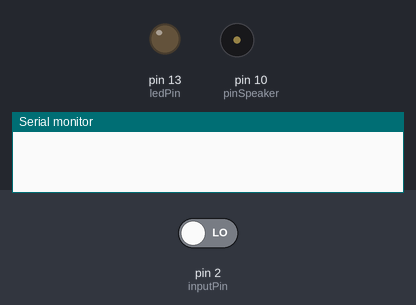
Simulated run of this sketch. Board: Arduino Uno, built with avr-gcc and run on an emulated ATmega328P. Shown: output pins drawn as LEDs (lit = HIGH), buzzer (waves = sounding), the last lines printed to the serial monitor. Inputs (shaded band) come from the test bench; at power-on: pin 2 (inputPin) LOW.

Above: at 1.4 s.
1.5 s: pin 2 (inputPin) driven HIGH
At 1.69 s:
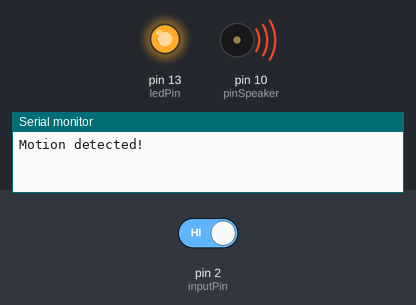
4.5 s: pin 2 (inputPin) driven LOW
At 4.59 s:
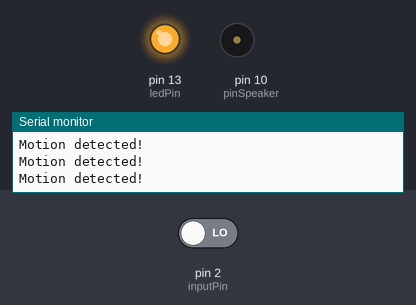
Timing chart, 0 to 7.5 s (numbered marks = the images above; inputs shaded):
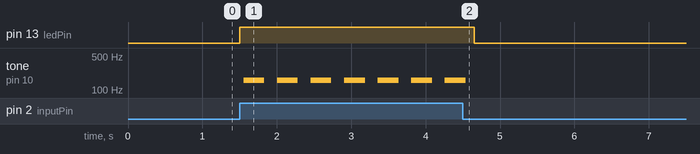

Measured:
- after the input at 1.5 s, pin 13 (ledPin): LOW → HIGH at once; tone on pin 10 (pinSpeaker): alternates 160 Hz for 0.28 s and silent for 0.17 s, starting after 0.05 s
- after the input at 4.5 s, pin 13 (ledPin): HIGH → LOW after 0.16 s; tone on pin 10 (pinSpeaker): goes on until 4.5 s, then stays silent

The sketch:

pir_alarm.ino
```cpp
// Uses a PIR sensor to detect movement, buzzes a buzzer
// more info here: http://blog.makezine.com/projects/pir-sensor-arduino-alarm/
// email me, John Park, at jp@jpixl.net
// based upon:
// PIR sensor tester by Limor Fried of Adafruit
// tone code by michael@thegrebs.com


int ledPin = 13;                // choose the pin for the LED
int inputPin = 2;               // choose the input pin (for PIR sensor)
int pirState = LOW;             // we start, assuming no motion detected
int val = 0;                    // variable for reading the pin status
int pinSpeaker = 10;           //Set up a speaker on a PWM pin (digital 9, 10, or 11)

void setup() {
  pinMode(ledPin, OUTPUT);      // declare LED as output
  pinMode(inputPin, INPUT);     // declare sensor as input
  pinMode(pinSpeaker, OUTPUT);
  Serial.begin(9600);
}

void loop(){
  val = digitalRead(inputPin);  // read input value
  if (val == HIGH) {            // check if the input is HIGH
    Serial.println("Motion detected!");
    //delay(5000);
    //Serial.print("PIR: ");
    //Serial.println(pirState);
    digitalWrite(ledPin, HIGH);  // turn LED ON
    playTone(300, 160);
    delay(150);


    if (pirState == LOW) {
      // we have just turned on
      // We only want to print on the output change, not state
      pirState = HIGH;
    }
  } else {
      digitalWrite(ledPin, LOW); // turn LED OFF
      playTone(0, 0);
      delay(300);
      if (pirState == HIGH){
      // we have just turned off
      Serial.println("Motion ended!");
      // We only want to print on the output change, not state
      pirState = LOW;
    }
  }
}
// duration in mSecs, frequency in hertz
void playTone(long duration, int freq) {
    duration *= 1000;
    int period = (1.0 / freq) * 1000000;
    long elapsed_time = 0;
    while (elapsed_time < duration) {
        digitalWrite(pinSpeaker,HIGH);
        delayMicroseconds(period / 2);
        digitalWrite(pinSpeaker, LOW);
        delayMicroseconds(period / 2);
        elapsed_time += (period);
    }
}
```
